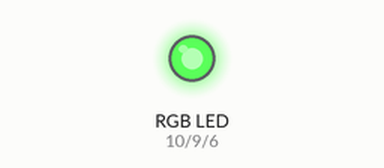
Bench run of a sketch on a simulated Arduino Uno, built with avr-gcc and run on an emulated ATmega328P. On the bench: an RGB LED mixed from three pins (HIGH = lit).

Above: at 0.1 s.
Timing chart, 0 to 1.6 s (numbered marks = the images above):
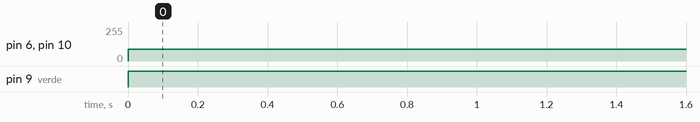

Measured:
- by itself, pin 6 (azul), pin 10 (vermelho): 0/255 → 90/255 at 0.00 s
- by itself, pin 9 (verde): LOW → HIGH at 0.00 s

The sketch:

ledsgabirgb.ino
```cpp
#define vermelho 10
#define verde 9
#define azul 6

void setup() {
  // put your setup code here, to run once:
  pinMode(azul,INPUT);
  pinMode(verde,INPUT);
  pinMode(vermelho,INPUT);
}

void loop() {
  // put your main code here, to run repeatedly:
  analogWrite(azul,90);
  analogWrite(verde,255);
  analogWrite(vermelho,90);
}
```
